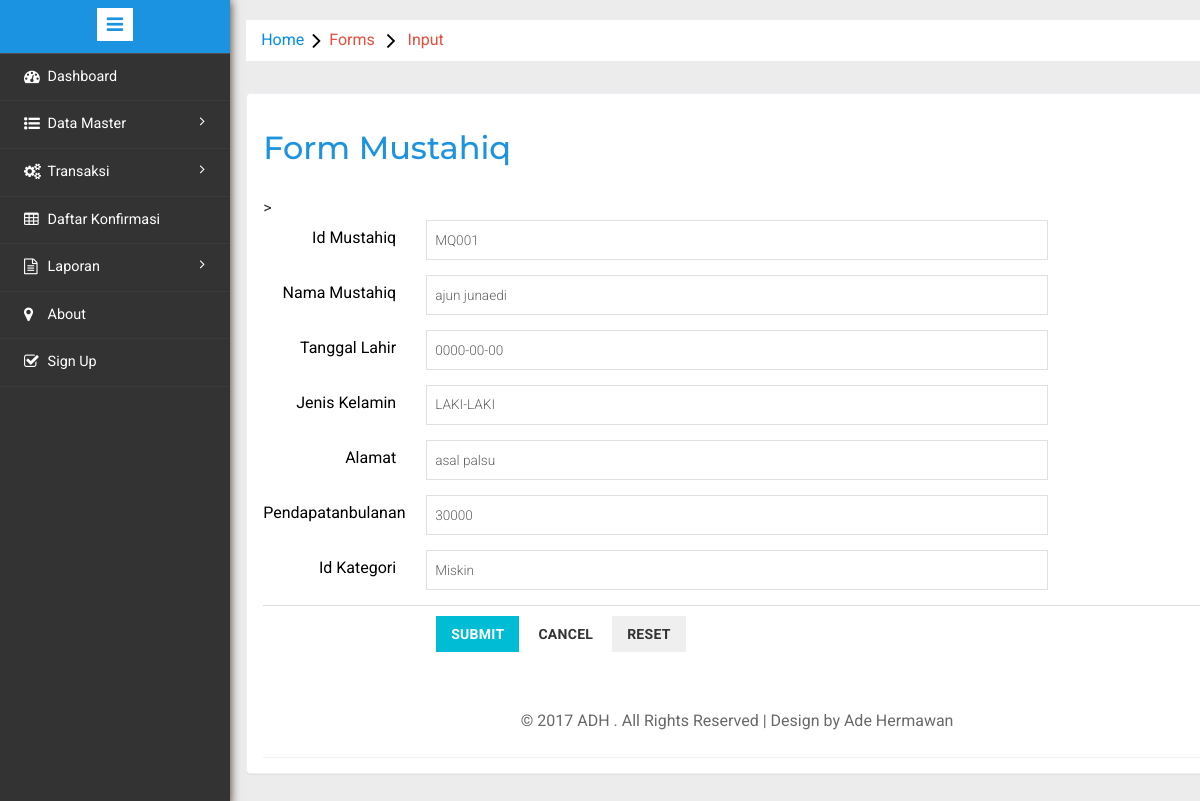
Page /zakat/rubahmustahiq/MQ001 on the committed database.
### tables this page shows
CREATE TABLE `tbmustahiq` (
  `IdMustahiq` varchar(10) NOT NULL,
  `NamaMustahiq` varchar(30) NOT NULL,
  `TglLahir` date NOT NULL,
  `JenisKelamin` varchar(10) NOT NULL,
  `Alamat` text NOT NULL,
  `Pendapatanbulanan` varchar(20) NOT NULL,
  `IdKategori` varchar(10) NOT NULL
);

### application/views/template.php (called while the page is built, shortened)
<?php $this->load->view('zakat/header'); ?>
<?php $this->load->view($isi); ?>

### application/controllers/Zakat.php (called while the page is built, shortened)
<?php
class Zakat extends CI_Controller {
   function __construct()
  {
    $this->load->helper(array('form','url'));
    $this->load->model('Zakat_Model');
  }
  public function rubahmustahiq()
  {
    $id = $this->uri->segment(3);
    $datazakat = $this->Zakat_Model->mustahiqbyid($id);
    $data = array(
        'title' => 'Rubah Data Mustahiq '.$id,
        'data'  => $datazakat
    );
    $data['isi']='zakat/rubah_mustahiq';
    $this->load->view('template',$data);
  }
}
?>

### index.php (called while the page is built, shortened)
<?php
require_once BASEPATH.'core/CodeIgniter.php';

### application/models/Zakat_Model.php (called while the page is built, shortened)
<?php
	class Zakat_Model extends CI_Model{
		function mustahiqbyid($id)
	{
		$query =$this->db->select('*')
						 ->from('tbmustahiq')
						 ->where('IdMustahiq', $id)
						 ->get();
		if ($query->num_rows() > 0){
			return $query->row();
		}else{
			return false;
		}
	}
	}
?>

### application/views/zakat/rubah_mustahiq.php (the view, shortened to what this page needs)
 <div class="page-container">
<div class="left-content">
	<ol class="breadcrumb">
                <li class="breadcrumb-item"><a href="index.html">Home</a><i class="fa fa-angle-right"></i>Forms <i class="fa fa-angle-right"></i> Input</li>
            </ol>
<div class="grid-form">
  <div class="grid-form1">
  	       <h3>Form Mustahiq</h3>
  	         <div class="tab-content">
						<div class="tab-pane active" id="horizontal-form">
							<form  class="form-horizontal" method="POST" enctype="multipart/form-data" action="<?php echo base_url();?>zakat/updatemustahiq">
>
								<div class="form-group">
									<label for="focusedinput" class="col-sm-2 control-label">Id Mustahiq</label>
									<div class="col-sm-8">
										<input type="text" name="txtid" value="<?= $data->IdMustahiq ?>"  class="form-control1" id="focusedinput" placeholder="Default Input">
									</div>
								</div>
								<div class="form-group">
								<label for="focusedinput" class="col-sm-2 control-label">Nama Mustahiq</label>
									<div class="col-sm-8">
										<input type="text" name="txtnama" value="<?= $data->NamaMustahiq ?>"  class="form-control1" id="focusedinput" placeholder="Masukan Nama Muzaki">
									</div>
								</div>
								<div class="form-group">
								<label for="focusedinput" class="col-sm-2 control-label">Tanggal Lahir</label>
									<div class="col-sm-8">
										<input type="text" name="txttgl" value="<?= $data->TglLahir ?>"  class="form-control1" id="focusedinput" placeholder="Default Input">
									</div>
									</div>
									<div class="form-group">
									<label for="selector1" class="col-sm-2 control-label">Jenis Kelamin</label>
									<div class="col-sm-8"><select name="sjeniskelamin" value="<?= $data->JenisKelamin ?>"  id="selector1" class="form-control1">
										<option>Laki-laki</option>
									</select></div>
								</div>
								<div class="form-group">
								<label for="focusedinput" class="col-sm-2 control-label">Alamat</label>
									<div class="col-sm-8">
										<input type="text" name="txtalamat" value="<?= $data->Alamat ?>" class="form-control1" id="focusedinput">
									</div>
								</div>
								<div class="form-group">
								<label for="focusedinput" class="col-sm-2 control-label">Pendapatanbulanan</label>
									<div class="col-sm-8">
										<input type="text" name="txtpendapatan" value="<?= $data->Pendapatanbulanan ?>"  class="form-control1" id="focusedinput" placeholder="Default Input">
									</div>
									</div>
									<div class="form-group">
								<label for="focusedinput" class="col-sm-2 control-label">Id Kategori</label>
									<div class="col-sm-8">
										<input type="text" name="txtkategori" value="<?= $data->IdKategori ?>"  class="form-control1" id="focusedinput" placeholder="Default Input">
									</div>
									</div>
      <div class="panel-footer">
		<div class="row">
			<div class="col-sm-8 col-sm-offset-2">
				<button class="btn-primary btn" type="submit" name="simpan">Submit</button>
				<button class="btn-default btn">Cancel</button>
				<button class="btn-inverse btn">Reset</button>
			</div>
		</div>
	 </div>
    </form>
  </div>
 	</div>

### rows in the picture
tbmustahiq: txtid "MQ001", txtnama "ajun junaedi", txttgl "0000-00-00", sjeniskelamin "Laki-laki", txtalamat "asal palsu", txtpendapatan "30000", txtkategori "Miskin"
